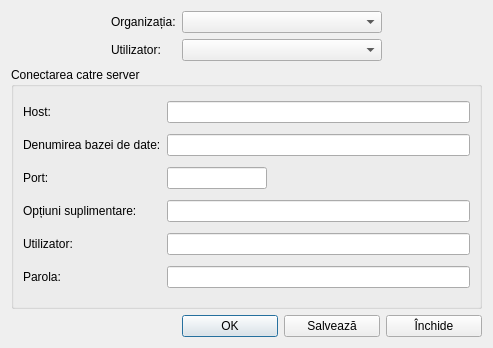
<?xml version="1.0" encoding="UTF-8"?>
<ui version="4.0">
 <class>CloudServerConfig</class>
 <widget class="QDialog" name="CloudServerConfig">
  <property name="geometry">
   <rect>
    <x>0</x>
    <y>0</y>
    <width>493</width>
    <height>348</height>
   </rect>
  </property>
  <property name="windowTitle">
   <string>Dialog</string>
  </property>
  <property name="windowIcon">
   <iconset resource="../resources/resource.qrc">
    <normaloff>:/img/cloud-server.png</normaloff>:/img/cloud-server.png</iconset>
  </property>
  <layout class="QGridLayout" name="gridLayout_2">
   <item row="0" column="0">
    <spacer name="horizontalSpacer_2">
     <property name="orientation">
      <enum>Qt::Horizontal</enum>
     </property>
     <property name="sizeHint" stdset="0">
      <size>
       <width>85</width>
       <height>20</height>
      </size>
     </property>
    </spacer>
   </item>
   <item row="0" column="1">
    <widget class="QLabel" name="label">
     <property name="maximumSize">
      <size>
       <width>179</width>
       <height>16777215</height>
      </size>
     </property>
     <property name="text">
      <string>Organizația:</string>
     </property>
    </widget>
   </item>
   <item row="0" column="2">
    <widget class="QComboBox" name="comboOrganization">
     <property name="minimumSize">
      <size>
       <width>200</width>
       <height>0</height>
      </size>
     </property>
    </widget>
   </item>
   <item row="0" column="3">
    <spacer name="horizontalSpacer">
     <property name="orientation">
      <enum>Qt::Horizontal</enum>
     </property>
     <property name="sizeHint" stdset="0">
      <size>
       <width>85</width>
       <height>20</height>
      </size>
     </property>
    </spacer>
   </item>
   <item row="1" column="1">
    <widget class="QLabel" name="label_8">
     <property name="text">
      <string>Utilizator:</string>
     </property>
    </widget>
   </item>
   <item row="1" column="2">
    <widget class="QComboBox" name="comboUser"/>
   </item>
   <item row="2" column="0" colspan="4">
    <widget class="QGroupBox" name="groupBox">
     <property name="title">
      <string>Conectarea catre server</string>
     </property>
     <layout class="QGridLayout" name="gridLayout">
      <item row="0" column="0">
       <widget class="QLabel" name="label_2">
        <property name="text">
         <string>Host:</string>
        </property>
       </widget>
      </item>
      <item row="0" column="1">
       <widget class="QLineEdit" name="txt_host">
        <property name="maximumSize">
         <size>
          <width>16777215</width>
          <height>16777215</height>
         </size>
        </property>
        <property name="clearButtonEnabled">
         <bool>true</bool>
        </property>
       </widget>
      </item>
      <item row="1" column="0">
       <widget class="QLabel" name="label_3">
        <property name="text">
         <string>Denumirea bazei de date:</string>
        </property>
       </widget>
      </item>
      <item row="1" column="1">
       <widget class="QLineEdit" name="txt_nameBase">
        <property name="maximumSize">
         <size>
          <width>16777215</width>
          <height>16777215</height>
         </size>
        </property>
        <property name="clearButtonEnabled">
         <bool>true</bool>
        </property>
       </widget>
      </item>
      <item row="2" column="0">
       <widget class="QLabel" name="label_4">
        <property name="text">
         <string>Port:</string>
        </property>
       </widget>
      </item>
      <item row="2" column="1">
       <widget class="QLineEdit" name="txt_port">
        <property name="maximumSize">
         <size>
          <width>100</width>
          <height>16777215</height>
         </size>
        </property>
       </widget>
      </item>
      <item row="3" column="0">
       <widget class="QLabel" name="label_5">
        <property name="text">
         <string>Opțiuni suplimentare:</string>
        </property>
       </widget>
      </item>
      <item row="3" column="1">
       <widget class="QLineEdit" name="txt_option">
        <property name="clearButtonEnabled">
         <bool>true</bool>
        </property>
       </widget>
      </item>
      <item row="4" column="0">
       <widget class="QLabel" name="label_6">
        <property name="text">
         <string>Utilizator:</string>
        </property>
       </widget>
      </item>
      <item row="4" column="1">
       <widget class="QLineEdit" name="txt_user">
        <property name="clearButtonEnabled">
         <bool>true</bool>
        </property>
       </widget>
      </item>
      <item row="5" column="0">
       <widget class="QLabel" name="label_7">
        <property name="text">
         <string>Parola:</string>
        </property>
       </widget>
      </item>
      <item row="5" column="1">
       <widget class="LineEditPassword" name="txt_password"/>
      </item>
     </layout>
    </widget>
   </item>
   <item row="3" column="0" colspan="4">
    <layout class="QHBoxLayout" name="horizontalLayout">
     <item>
      <spacer name="horizontalSpacer_3">
       <property name="orientation">
        <enum>Qt::Horizontal</enum>
       </property>
       <property name="sizeHint" stdset="0">
        <size>
         <width>40</width>
         <height>20</height>
        </size>
       </property>
      </spacer>
     </item>
     <item>
      <widget class="QPushButton" name="btnOK">
       <property name="minimumSize">
        <size>
         <width>96</width>
         <height>0</height>
        </size>
       </property>
       <property name="text">
        <string>OK</string>
       </property>
       <property name="icon">
        <iconset resource="../resources/resource.qrc">
         <normaloff>:/img/accept_button.png</normaloff>:/img/accept_button.png</iconset>
       </property>
      </widget>
     </item>
     <item>
      <widget class="QPushButton" name="btnWrite">
       <property name="minimumSize">
        <size>
         <width>96</width>
         <height>0</height>
        </size>
       </property>
       <property name="text">
        <string>Salvează</string>
       </property>
       <property name="icon">
        <iconset resource="../resources/resource.qrc">
         <normaloff>:/img/save.png</normaloff>:/img/save.png</iconset>
       </property>
      </widget>
     </item>
     <item>
      <widget class="QPushButton" name="btnClose">
       <property name="minimumSize">
        <size>
         <width>96</width>
         <height>0</height>
        </size>
       </property>
       <property name="text">
        <string>Închide</string>
       </property>
       <property name="icon">
        <iconset resource="../resources/resource.qrc">
         <normaloff>:/img/close_x32.png</normaloff>:/img/close_x32.png</iconset>
       </property>
      </widget>
     </item>
    </layout>
   </item>
  </layout>
 </widget>
 <customwidgets>
  <customwidget>
   <class>LineEditPassword</class>
   <extends>QLineEdit</extends>
   <header>customs/lineeditpassword.h</header>
  </customwidget>
 </customwidgets>
 <resources>
  <include location="../resources/resource.qrc"/>
 </resources>
 <connections/>
</ui>
